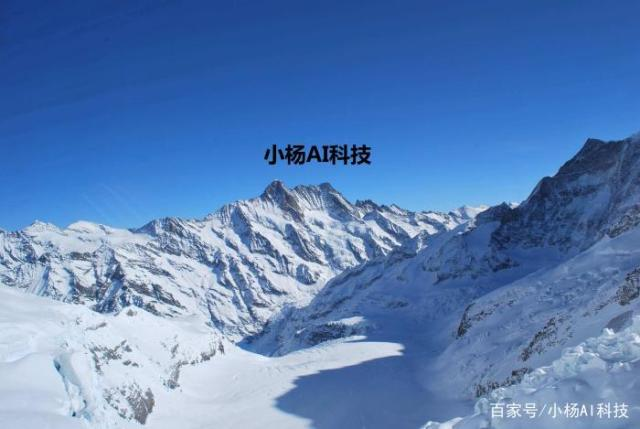
#> input picture py_tools/tools/img/inpaint.png, 640 x 429 px
$ python photo_fix.py
#> lines starting #> are read from the running program, lines starting #| are printed output that depends on the picture; after the words box and inside, x2 and y2 are one past the last pixel; in counts of white or black regions, pixels touching at a corner belong together
# coding=utf-8
# 图片修复

import cv2
import numpy as np

path = "../img/inpaint.png"

img = cv2.imread(path)
#> img is the input picture: shape (429, 640, 3); mean B, G, R 181.8, 128.2, 90.9
hight, width, depth = img.shape[0:3]
#> hight = 429; width = 640; depth = 3

# 图片二值化处理，把[240, 240, 240]~[255, 255, 255]以外的颜色变成0
thresh = cv2.inRange(img, np.array([240, 240, 240]), np.array([255, 255, 255]))
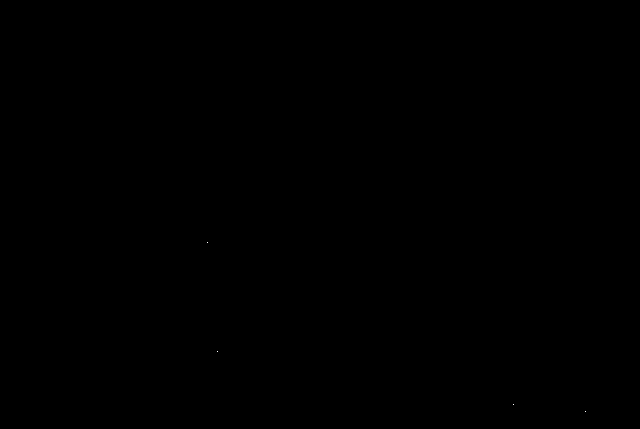
#> thresh: shape (429, 640); 0% white in thin lines or dots, all inside (x1, y1, x2, y2) = (207, 242, 586, 412)

# 创建形状和尺寸的结构元素
kernel = np.ones((3, 3), np.uint8)

# 扩张待修复区域
hi_mask = cv2.dilate(thresh, kernel, iterations=1)
#> hi_mask: shape (429, 640); 0.01% white in thin lines or dots, all inside (x1, y1, x2, y2) = (206, 241, 587, 413)
specular = cv2.inpaint(img, hi_mask, 5, flags=cv2.INPAINT_TELEA)

cv2.namedWindow("Image", 0)
cv2.resizeWindow("Image", int(width / 2), int(hight / 2))
cv2.imshow("Image", img)

cv2.namedWindow("newImage", 0)
cv2.resizeWindow("newImage", int(width / 2), int(hight / 2))
cv2.imshow("newImage", specular)
cv2.waitKey(0)
cv2.destroyAllWindows()
